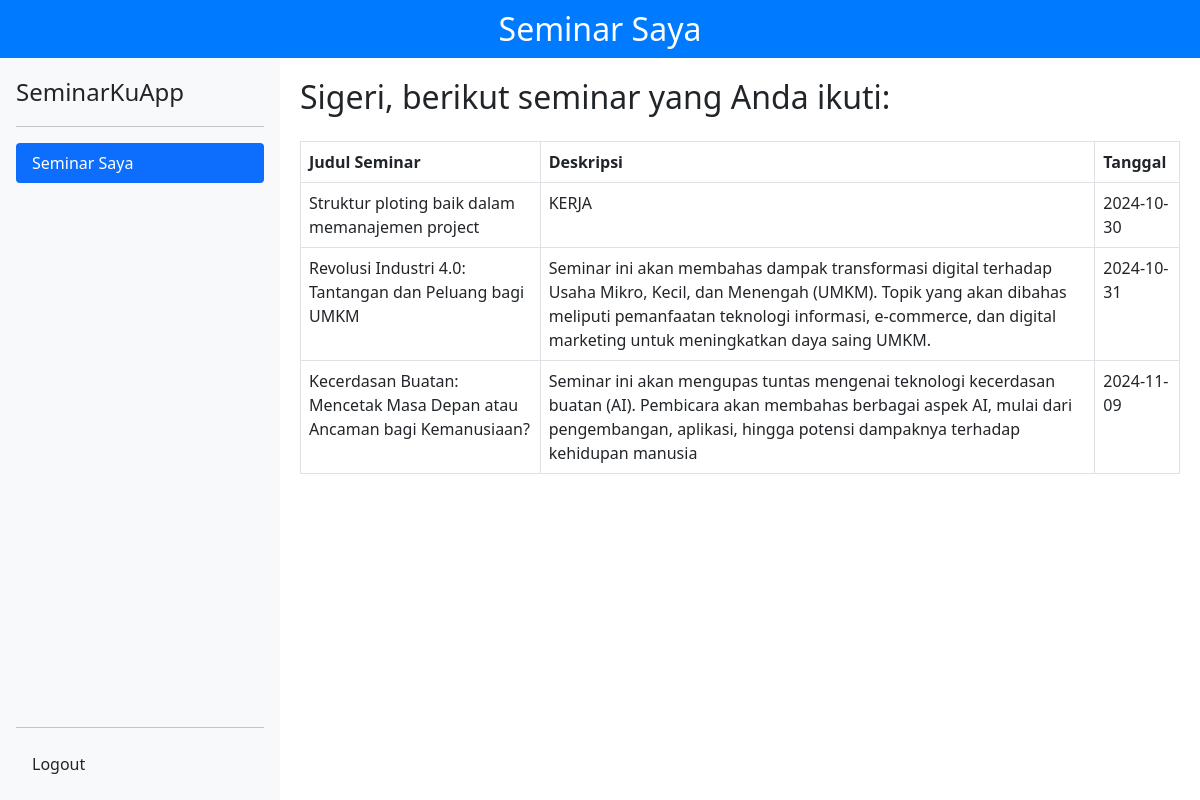
The page /user/seminarsaya.php (signed in) on the database its author committed.
### tables this page shows
CREATE TABLE `seminars` (
  `id` int(50) NOT NULL,
  `title` varchar(255) NOT NULL,
  `description` text NOT NULL,
  `date` date NOT NULL,
  `capacity` int(11) NOT NULL
);

### user/seminarsaya.php (the view, shortened to what this page needs)
<?php
include('../config/conn.php');
$username = $_SESSION["username"];
$sql = "SELECT id FROM users WHERE username = ?";
if ($stmt = $conn->prepare($sql)) {
    $stmt->bind_param("s", $username);
    $stmt->execute();
    $stmt->bind_result($user_id);
}
$sql = "SELECT seminars.title, seminars.description, seminars.date
        FROM user_seminars
        JOIN seminars ON user_seminars.seminar_id = seminars.id
        WHERE user_seminars.user_id = ?";
$stmt = $conn->prepare($sql);
$stmt->bind_param("i", $user_id);
$stmt->execute();
$result = $stmt->get_result();
?>
<!doctype html>
<html lang="en">
  <head>
    <link href="https://cdn.jsdelivr.net/npm/bootstrap@5.0.2/dist/css/bootstrap.min.css" rel="stylesheet">
    <link rel="stylesheet" href="../asset/style.css">
  </head>
  <body>
    <div class="topbar">
      <h2 class="text-center">Seminar Saya</h2>
    </div>
    <div class="wrapper">
      <div class="d-flex flex-column flex-shrink-0 p-3 bg-light" style="width: 280px;">
          <a href="dashboard.php" class="d-flex align-items-center mb-3 mb-md-0 me-md-auto link-dark text-decoration-none">
            <span class="fs-4">SeminarKuApp</span>
          </a>
          <hr>
          <ul class="nav nav-pills flex-column mb-auto">
            <li class="nav-item">
              <a href="seminarsaya.php" class="nav-link active" aria-current="page">
                Seminar Saya
              </a>
            </li>
          </ul>
          <hr>
          <ul class="nav flex-column">
            <li>
              <a href="../Login.php" class="nav-link link-dark">Logout</a>
            </li>
          </ul>
      </div>
      <div class="content">
        <h2><?php echo $_SESSION["username"]; ?>, berikut seminar yang Anda ikuti:</h2>
        <table class="table table-bordered mt-4">
          <thead>
            <tr>
              <th>Judul Seminar</th>
              <th>Deskripsi</th>
              <th>Tanggal</th>
            </tr>
          </thead>
          <tbody>
            <?php
            if ($result->num_rows > 0) {
                while ($row = $result->fetch_assoc()) {
                    echo "<tr>";
                    echo "<td>" . $row['title'] . "</td>";
                    echo "<td>" . $row['description'] . "</td>";
                    echo "<td>" . $row['date'] . "</td>";
                    echo "</tr>";
                }
            } else {
                echo "<tr><td colspan='3' class='text-center'>Belum mengikuti seminar</td></tr>";
            }
            ?>
          </tbody>
        </table>
      </div>
    </div>
  </body>
</html>

### asset/style.css (style rules this page uses)
body { display: flex; min-height: 100vh; flex-direction: column; }
.wrapper { display: flex; flex-grow: 1; }
.content { flex-grow: 1; padding: 20px; }
.topbar { background-color: #007bff; color: white; padding: 10px; }
.topbar h2 { margin: 0; }

### rows shown on the page
seminars: title "Struktur ploting baik dalam memanajemen project", description "KERJA", date "2024-10-30"
seminars: title "Revolusi Industri 4.0: Tantangan dan Peluang bagi UMKM", description "Seminar ini akan membahas dampak transformasi digital terhadap Usaha Mikro, Kecil, dan Menengah (UMKM). Topik yang akan dibahas meliputi pemanfaatan teknologi informasi, e-commerce, dan digital marketing untuk meningkatkan daya saing UMKM.", date "2024-10-31"
seminars: title "Kecerdasan Buatan: Mencetak Masa Depan atau Ancaman bagi Kemanusiaan?", description "Seminar ini akan mengupas tuntas mengenai teknologi kecerdasan buatan (AI). Pembicara akan membahas berbagai aspek AI, mulai dari pengembangan, aplikasi, hingga potensi dampaknya terhadap kehidupan manusia", date "2024-11-09"

### other values the page prints
$_SESSION["username"] "Sigeri"
